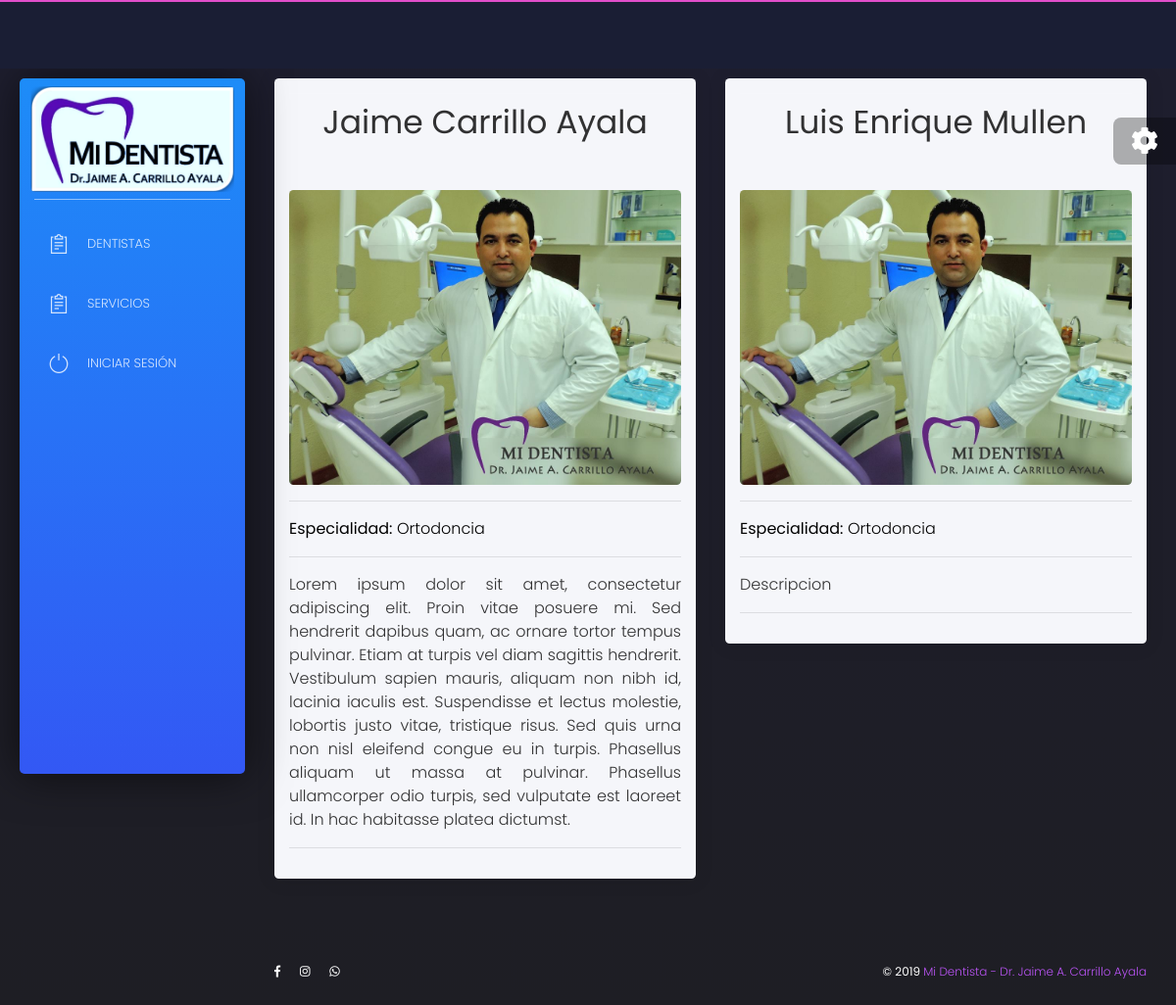
/core/dentistas, run on an earlier commit of the app's database.
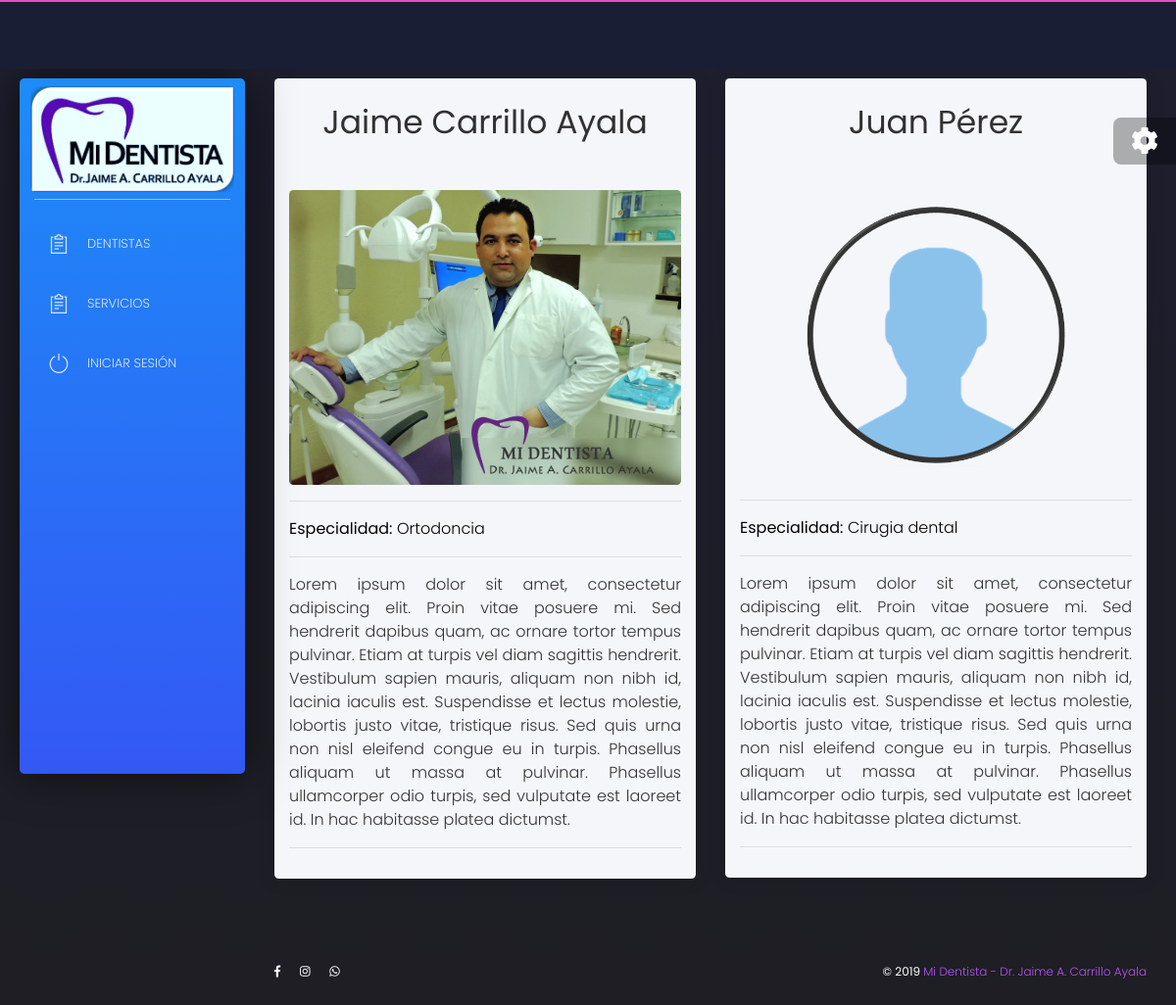
And on a later commit of the database.
### core/models.py (models this page shows)
class Dentista(models.Model):
    id = models.AutoField(primary_key=True)
    usuario = models.OneToOneField(User, on_delete=models.CASCADE)
    especialidad = models.ForeignKey(Especialidad, on_delete=models.CASCADE)
    telefono = models.CharField(max_length=8)
    is_dentist = models.BooleanField(default=True)
    foto = models.ImageField(upload_to='dentist/%Y/%m/%D/', null=True, blank=True)
    biografia = models.CharField(max_length=1024)

class Especialidad(models.Model):
    id = models.AutoField(primary_key=True)
    nombre = models.CharField(max_length=64)

### core/views.py (the view)
# urls.py: path('dentistas', DentistaList.as_view(), name = 'dentistas'),
class DentistaList(ListView):
    model = Dentista
    template_name = 'core/dentista_list.html'

### core/templates/core/dentista_list.html (shortened to what this page needs)
{% extends 'core/base.html' %}
{% load static %}
{% block content %}
<div class="content">
    <div class="row">
				{% for dentista in dentista_list|dictsort:'id'  %}
					<div class="col-md-6">
						<div class="card white-content">
							<div class="card-body" align = center>
								<table class="table table-sm" id="" width=100%>
									<tr>
										<td align = center>
											<h1 align=center>{{dentista.usuario.first_name}} {{dentista.usuario.last_name}}</h1>
										</td>
									</tr>
								</table>
								<img src = {{dentista.foto.url}}>
								<hr>
								<p align=justify><font size=3 color=black><b>Especialidad:</b> {{dentista.especialidad.nombre}}</font></p>
								<hr>
								<p align=justify><font size=3>{{dentista.biografia}}</font></p>
								<hr>
							</div>
						</div>
					</div>
				  {% endfor %}
	</div>
</div>
{% endblock %}

### core/templates/core/base.html (shortened to what this page needs)
{% load static %}
<!DOCTYPE html>
<html lang="en">
	<head>
	  <link href="https://use.fontawesome.com/releases/v5.0.6/css/all.css" rel="stylesheet"/>
	  <link href="{% static 'css/nucleo-icons.css' %}" rel="stylesheet" type="text/css"/>
	  <link href="{% static 'css/bootstrap.min.css' %}" rel="stylesheet" type="text/css"/>
	  <link href="{% static 'css/black-dashboard.css' %}" rel="stylesheet" type="text/css"/>
	  <link href="{% static 'demo/demo.css' %}" rel="stylesheet" />
	  <link rel="stylesheet" href="https://cdn.jsdelivr.net/npm/gijgo@1.9.6/css/gijgo.min.css">
	</head>
	<body >
	  <div class="wrapper ">
	    <div class="sidebar" data-color = "blue">
	      <div class="sidebar-wrapper">
	        <div class="logo">
	          <a href="{% url 'home' %}">
	            <img class = "img-responsive" align="cent" src="{% static 'images/logo.png' %}" width="100%" height="100%">
	          </a>
	        </div>
	        <ul class="nav">
			{% if request.user.is_superuser %}
				<li class="nav-item">
					<a class="nav-link collapsed" href="#" data-toggle="collapse" data-target="#collapsePages" aria-expanded="true" aria-controls="collapsePages">
						<i class="tim-icons icon-zoom-split"></i>
						<p><font size=2>Dentistas</font></p>
					</a>
					<div id="collapsePages" class="collapse" aria-labelledby="headingPages" data-parent="#accordionSidebar">
						<div class="py-2 collapse-inner rounded">
							<ul>
								<a href="{% url 'core:nuevousuariod' %}" class="nav-item">
									<i class="tim-icons icon-simple-add"></i>
									<p>Agregar</p>
								</a>
								<a href="{% url 'core:dentistas' %}" class="nav-item">
									<i class="tim-icons icon-pencil"></i>
									<p>Administrar</p>
								</a>
								<a href="{% url 'core:especialidades' %}" class="nav-item">
									<i class="tim-icons icon-puzzle-10"></i>
									<p>Especialidades</p>
								</a>
								</a>
							</ul>
						</div>
					</div>
				</li>
			{% else %}
				<li>
					<a href="{% url 'core:dentistas' %}">
						<i class="tim-icons icon-notes"></i>
						<p><font size=2>Dentistas</font></p>
					</a>
				</li>
			{% endif %}
				{% if request.user.is_superuser %}
					<li class="nav-item">
						<a class="nav-link collapsed" href="#" data-toggle="collapse" data-target="#collapsePages3" aria-expanded="true" aria-controls="collapsePages">
							<i class="tim-icons icon-notes"></i>
							<p><font size=2>Servicios</font></p>
						</a>
						<div id="collapsePages3" class="collapse" aria-labelledby="headingPages" data-parent="#accordionSidebar">
							<div class="py-2 collapse-inner rounded">
								<ul>
									<a href="{% url 'core:nuevotratamiento' %}" class="nav-item">
										<i class="tim-icons icon-simple-add"></i>
										<p>Agregar</p>
									</a>
									<a href="{% url 'core:tratamientos' %}" class="nav-item">
										<i class="tim-icons icon-pencil"></i>
										<p>Administrar</p>
									</a>
									<a href="{% url 'core:categorias' %}" class="nav-item">
										<i class="tim-icons icon-molecule-40"></i>
										<p>Categorías</p>
									</a>
									<a href="{% url 'core:medicamentos' %}" class="nav-item">
										<i class="tim-icons icon-atom"></i>
										<p>Medicamentos</p>
									</a>
								</ul>
							</div>
						</div>
					</li>
				{% else %}
					<li>
						<a href="{% url 'core:tratamientos' %}">
							<i class="tim-icons icon-notes"></i>
							<p><font size=2>Servicios</font></p>
						</a>
					</li>
				{% endif %}
				{% if request.user.is_authenticated %}
					<li>
						<a href="{% url 'logout' %}">
						<i class="tim-icons icon-button-power"></i>
						<p><font size=2>Cerrar Sesión</font></p>
						</a>
					</li>
				{% else %}
					<li>
						<a href="{% url 'login' %}">
						<i class="tim-icons icon-button-power"></i>
						<p><font size=2>Iniciar Sesión</font></p>
						</a>
					</li>
				{% endif %}
	        </ul>
	      </div>
	    </div>
	    <div class="main-panel">
          <nav class="navbar navbar-expand-lg navbar-absolute">
          </nav>
					{% block content %}
					{% endblock content %}
	    <footer class="footer">
	      <div class="container-fluid">
	        <nav>
	          <ul>
	            <li>
					<a href="https://www.facebook.com/midentistaelsalvador/?__tn__=%2Cd%2CP-R&eid=ARBop29_FMMj6s6N8lBk5FJqiYxm9WbhSpn99C4Tgy9ALVqNPkIeceZif4kPst1xxqMN3NhRyeOBp6Ib">
						<i class="fab fa-facebook-f"></i>
					</a>
				</li>
				<li>
					<a href="https://www.instagram.com/midentista_es/?hl=es-la">
						<i class="fab fa-instagram"></i>
					</a>
				</li>
				<li>
					<a href="https://wa.me/50361085407">
						<i class="fab fa-whatsapp"></i>
					</a>
				</li>
	          </ul>
	        </nav>
			<div class="copyright float-right">
            ©
			<a href="https://es-la.facebook.com/midentistaelsalvador/" target="_blank">Mi Dentista - Dr. Jaime A. Carrillo Ayala</a>
          </div>
	      </div>
	    </footer>
	  </div>
	</div>
	<div class="fixed-plugin">
	  <div class="dropdown show-dropdown">
	    <a href="#" data-toggle="dropdown">
	      <i class="fa fa-cog fa-2x"> </i>
	    </a>
	  </div>
	</div>
	</body>
</html>

What changed in the data, as far as the page shows it:
removed Dentista: usuario.first_name "Luis Enrique", usuario.last_name "Mullen", foto (picture), especialidad.nombre "Ortodoncia", biografia "Descripcion"
added Dentista: usuario.first_name "Juan", usuario.last_name "Pérez", foto (picture), especialidad.nombre "Cirugia dental", biografia "Lorem ipsum dolor sit amet, consectetur adipiscing elit. Proin vitae posuere mi. Sed hendrerit dapibus quam, ac ornare tortor tempus pulvinar. Etiam at turpis vel diam sagittis hendrerit. Vestibulum sapien mauris, aliquam non nibh id, lacinia iaculis est. Suspendisse et lectus molestie, lobortis justo vitae, tristique risus. Sed quis urna non nisl eleifend congue eu in turpis. Phasellus aliquam ut massa at pulvinar. Phasellus ullamcorper odio turpis, sed vulputate est laoreet id. In hac habitasse platea dictumst."
